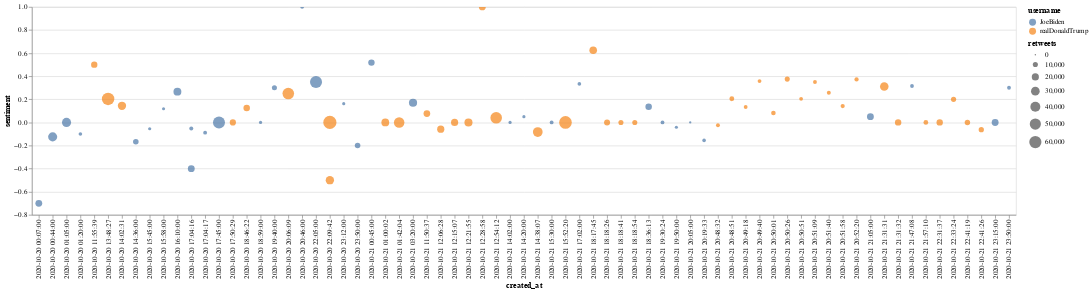

Notebook code for this chart:
### Code cell
chart = alt.Chart(df).mark_circle().encode(
    x='created_at',
    y='sentiment',
    size='retweets',
    color='username',
    tooltip=['tweet_text']
    ).interactive()

chart.properties(
    width=800,
    height=800
)

chart

### Figure 1 — Vega-Lite specification as saved in the notebook (floating-point values rounded to 4 significant figures)
{"config": {"view": {"continuousWidth": 400, "continuousHeight": 300}}, "data": {"name": "data-1b71146db31549cdd15159de4405daa5"}, "mark": "circle", "encoding": {"color": {"type": "nominal", "field": "username"}, "size": {"type": "quantitative", "field": "retweets"}, "tooltip": [{"type": "nominal", "field": "tweet_text"}], "x": {"type": "nominal", "field": "created_at"}, "y": {"type": "quantitative", "field": "sentiment"}}, "selection": {"selector001": {"type": "interval", "bind": "scales", "encodings": ["x", "y"]}}, "$schema": "https://vega.github.io/schema/vega-lite/v4.8.1.json", "datasets": {"data-1b71146db31549cdd15159de4405daa5": [{"_0": 0, "username": "JoeBiden", "tweet_text": "If I’m elected president, I won’t waste a minute getting this virus under control. Here’s how I’ll do it: https://t.co/NoPsQ0FDV8", "retweets": 11899, "location": "Wilmington, DE", "created_at": "2020-10-20 23:50:00", "sentiment": -0.2, "subjectivity": 0.0}, {"_0": 1, "username": "JoeBiden", "tweet_text": "Whether it’s your first time voting or you’re an old pro, voting is better with friends and family. So message a few folks and make your plan to vote together today.\n\nhttps://t.co/uoiVh9ZqzI https://t.co/clVe9wpOMi", "retweets": 3301, "location": "Wilmington, DE", "created_at": "2020-10-20 23:12:00", "sentiment": 0.1625, "subjectivity": 0.2833}, {"_0": 2, "username": "JoeBiden", "tweet_text": "Listening to scientists is not a bad thing.\n\nI can’t believe that has to be said.", "retweets": 58712, "location": "Wilmington, DE", "created_at": "2020-10-20 22:05:00", "sentiment": 0.35, "subjectivity": 0.6667}, {"_0": 3, "username": "JoeBiden", "tweet_text": "America is a nation that values immigrants. It is and has always been one of our greatest strengths.\n\nWe need a president who understands that. https://t.co/fIuNJUrfY3", "retweets": 5014, "location": "Wilmington, DE", "created_at": "2020-10-20 20:46:00", "sentiment": 1.0, "subjectivity": 1.0}, {"_0": 4, "username": "JoeBiden", "tweet_text": "A few weeks ago, I spoke to Mr. Rogers’ wife Joanne when I was in her neighborhood in Pittsburgh. It was a great conversation.\n\nFriendship, empathy, kindness, and compassion — I think we could all learn a thing or two from her and her husband’s example. https://t.co/lRX9jt7FXS", "retweets": 9628, "location": "Wilmington, DE", "created_at": "2020-10-20 19:40:00", "sentiment": 0.3, "subjectivity": 0.425}, {"_0": 5, "username": "JoeBiden", "tweet_text": "Tonight, the Avengers are assembling with real-life superhero @KamalaHarris for a grassroots fundraiser.\n\nTime is running out to join them. Chip in to reserve your spot: https://t.co/kLqUKmDCjK https://t.co/3wL1zcFFd6", "retweets": 3481, "location": "Wilmington, DE", "created_at": "2020-10-20 18:59:00", "sentiment": 0.0, "subjectivity": 0.0}, {"_0": 6, "username": "JoeBiden", "tweet_text": "Two weeks from today, we’re going to beat President Trump.", "retweets": 57919, "location": "Wilmington, DE", "created_at": "2020-10-20 17:45:00", "sentiment": 0.0, "subjectivity": 0.0}, {"_0": 7, "username": "JoeBiden", "tweet_text": "Mr. President, the people are tired. They’re tired of your lies about this virus. They’re tired of watching more Americans die, and more people lose their jobs because you refuse to take this pandemic seriously. https://t.co/pdxdo3FadB", "retweets": 5272, "location": "Wilmington, DE", "created_at": "2020-10-20 17:04:17", "sentiment": -0.08889, "subjectivity": 0.6278}, {"_0": 8, "username": "JoeBiden", "tweet_text": "Waving a white flag and saying, “it is what it is” is unacceptable when thousands are dying each week, when businesses are closing, and when schools remain shuttered. The American people have never backed down from a challenge, but they need a leader to show the way.", "retweets": 5758, "location": "Wilmington, DE", "created_at": "2020-10-20 17:04:16", "sentiment": -0.05185, "subjectivity": 0.0963}, {"_0": 9, "username": "JoeBiden", "tweet_text": "Yesterday, @realDonaldTrump decided to attack Dr. Fauci once again, calling him a ‘disaster’ and public health experts ‘idiots.’ Meanwhile, he still has no plan to beat this virus.", "retweets": 18576, "location": "Wilmington, DE", "created_at": "2020-10-20 17:04:16", "sentiment": -0.4, "subjectivity": 0.4333}, {"_0": 10, "username": "JoeBiden", "tweet_text": "Happy Birthday, @KamalaHarris. Next year, let’s celebrate with some ice cream at the White House. https://t.co/SWhS32AaIE", "retweets": 24499, "location": "Wilmington, DE", "created_at": "2020-10-20 16:10:00", "sentiment": 0.2667, "subjectivity": 0.3333}, {"_0": 11, "username": "JoeBiden", "tweet_text": "If you live in Hawaii, Utah, or Wisconsin, in-person early voting is now underway.\n\nMillions of Americans across the country have already voted. Join them and cast your ballot today. https://t.co/eoxT07uII9", "retweets": 3004, "location": "Wilmington, DE", "created_at": "2020-10-20 15:58:00", "sentiment": 0.1182, "subjectivity": 0.4}, {"_0": 12, "username": "JoeBiden", "tweet_text": "Maryland and New Mexico — if you plan to vote by mail, today is the last day to request your absentee ballot.\n\nHead to https://t.co/eoxT07d7QB before it's too late.", "retweets": 3302, "location": "Wilmington, DE", "created_at": "2020-10-20 15:45:00", "sentiment": -0.05455, "subjectivity": 0.3737}, {"_0": 13, "username": "JoeBiden", "tweet_text": "The simple, sad truth is that this president is not in office to serve the American people. He’s in it to serve himself.\n\n@KamalaHarris and I are in this for you and your families. https://t.co/mV9ONHhn1b", "retweets": 11965, "location": "Wilmington, DE", "created_at": "2020-10-20 14:36:00", "sentiment": -0.1667, "subjectivity": 0.4524}, {"_0": 14, "username": "JoeBiden", "tweet_text": "Pennsylvania — there are just a few hours left to register to vote online. Don’t miss your chance to make your voice heard in this election. Head to https://t.co/U1KkwCfDCV and register before 11:59 PM.", "retweets": 4489, "location": "Wilmington, DE", "created_at": "2020-10-20 01:20:00", "sentiment": -0.1, "subjectivity": 0.05}, {"_0": 15, "username": "JoeBiden", "tweet_text": "For once, Donald Trump is correct: I will listen to scientists. https://t.co/jmxoDn1Ezp", "retweets": 33135, "location": "Wilmington, DE", "created_at": "2020-10-20 01:05:00", "sentiment": 0.0, "subjectivity": 0.0}, {"_0": 16, "username": "JoeBiden", "tweet_text": "I will be a president who pushes towards the future. Not one who clings to the past.", "retweets": 33060, "location": "Wilmington, DE", "created_at": "2020-10-20 00:44:00", "sentiment": -0.125, "subjectivity": 0.1875}, {"_0": 17, "username": "JoeBiden", "tweet_text": ".@realDonaldTrump — if you had listened to the scientists, it wouldn't be this bad. https://t.co/0eNuV4pAMK", "retweets": 18079, "location": "Wilmington, DE", "created_at": "2020-10-20 00:07:00", "sentiment": -0.7, "subjectivity": 0.6667}, {"_0": 0, "username": "realDonaldTrump", "tweet_text": "...Everyone should compare this terrible Electoral Intrusion with the recent interviews of Sleepy Joe Biden!", "retweets": 27593, "location": "Washington, DC", "created_at": "2020-10-20 22:09:42", "sentiment": -0.5, "subjectivity": 0.625}, {"_0": 1, "username": "realDonaldTrump", "tweet_text": "I am pleased to inform you that, for the sake of accuracy in reporting, I am considering posting my interview with Lesley Stahl of 60 Minutes, PRIOR TO AIRTIME! This will be done so that everybody can get a glimpse of what a FAKE and BIASED interview is all about...", "retweets": 69958, "location": "Washington, DC", "created_at": "2020-10-20 22:09:42", "sentiment": 0.0, "subjectivity": 0.6667}, {"_0": 2, "username": "realDonaldTrump", "tweet_text": "Lesley Stahl of 60 Minutes not wearing a mask in the White House after her interview with me. Much more to come. https://t.co/0plZG6a4fH", "retweets": 53883, "location": "Washington, DC", "created_at": "2020-10-20 20:06:09", "sentiment": 0.25, "subjectivity": 0.25}, {"_0": 3, "username": "realDonaldTrump", "tweet_text": "WISCONSIN! Early voting is now underway—let’s #MAGA! https://t.co/gsFSghkmdM", "retweets": 16456, "location": "Washington, DC", "created_at": "2020-10-20 18:46:22", "sentiment": 0.125, "subjectivity": 0.3}, {"_0": 4, "username": "realDonaldTrump", "tweet_text": "https://t.co/gsFSghkmdM", "retweets": 14869, "location": "Washington, DC", "created_at": "2020-10-20 17:50:29", "sentiment": 0.0, "subjectivity": 0.0}, {"_0": 5, "username": "realDonaldTrump", "tweet_text": "“Stock Markets will hit new highs if President Trump wins.  Tremendous growth like never before. If Biden wins, it’s strangulation. Not good.” @SteveKalayjian @Varneyco", "retweets": 27341, "location": "Washington, DC", "created_at": "2020-10-20 14:02:31", "sentiment": 0.1439, "subjectivity": 0.4909}, {"_0": 6, "username": "realDonaldTrump", "tweet_text": "To the great people of New York, California, and Illinois, your states are way too highly taxed, big crime, people fleeing, and just about every other problem you can have. VOTE TRUMP, I will turn them around for you, FAST!", "retweets": 62867, "location": "Washington, DC", "created_at": "2020-10-20 13:48:27", "sentiment": 0.2036, "subjectivity": 0.4699}, {"_0": 7, "username": "realDonaldTrump", "tweet_text": "Will be interviewed on @foxandfriends at 8:00 A.M. Enjoy!", "retweets": 15680, "location": "Washington, DC", "created_at": "2020-10-20 11:55:39", "sentiment": 0.5, "subjectivity": 0.5}, {"_0": 0, "username": "JoeBiden", "tweet_text": "Vote early.\n\nVote by mail.\n\nVote on Election Day.\n\nJust make sure you vote. https://t.co/eoxT07d7QB", "retweets": 5187, "location": "Wilmington, DE", "created_at": "2020-10-21 23:50:00", "sentiment": 0.3, "subjectivity": 0.5944}, {"_0": 1, "username": "JoeBiden", "tweet_text": "President Trump didn't take the necessary precautions to protect himself and others.\n\nHow can we trust him to protect the country?", "retweets": 18703, "location": "Wilmington, DE", "created_at": "2020-10-21 23:15:00", "sentiment": 0.0, "subjectivity": 1.0}, {"_0": 2, "username": "JoeBiden", "tweet_text": "I couldn’t be more excited to have my friend @BarackObama hitting the campaign trail. Tune in for his first drive-in rally live from Philadelphia. https://t.co/NJyChqivOt", "retweets": 5011, "location": "Wilmington, DE", "created_at": "2020-10-21 21:47:08", "sentiment": 0.3153, "subjectivity": 0.5208}, {"_0": 3, "username": "JoeBiden", "tweet_text": "It’s time we replace Secretary Betsy DeVos with an actual public school educator — one who values our public schools and is capable of guiding all of our schools through this pandemic.\n\nVote: https://t.co/eoxT07d7QB https://t.co/CWf3H5BqOH", "retweets": 18311, "location": "Wilmington, DE", "created_at": "2020-10-21 21:05:00", "sentiment": 0.05, "subjectivity": 0.1583}, {"_0": 4, "username": "JoeBiden", "tweet_text": "Tune in as @BarackObama sits down with community leaders in Philadelphia to talk about what’s at stake in this election. https://t.co/Xzmy0Cs3sw", "retweets": 4569, "location": "Wilmington, DE", "created_at": "2020-10-21 20:19:33", "sentiment": -0.1556, "subjectivity": 0.2889}, {"_0": 5, "username": "JoeBiden", "tweet_text": "Hay muchos asuntos que son complicados, pero algunas cosas son visiblemente claras. Las familias deben permanecer unidas. https://t.co/rLC69J5rHI", "retweets": 1391, "location": "Wilmington, DE", "created_at": "2020-10-21 20:05:00", "sentiment": 0.0, "subjectivity": 0.0}, {"_0": 6, "username": "JoeBiden", "tweet_text": "There are many issues that are complicated, but some things are just black and white. Families belong together. https://t.co/TgIkhAMAtZ", "retweets": 3210, "location": "Wilmington, DE", "created_at": "2020-10-21 19:50:00", "sentiment": -0.04167, "subjectivity": 0.4833}, {"_0": 7, "username": "JoeBiden", "tweet_text": "Cada día parece que descubrimos nuevos horrores cometidos por el presidente Trump y su administración. https://t.co/eefL58X7R8", "retweets": 5055, "location": "Wilmington, DE", "created_at": "2020-10-21 19:30:24", "sentiment": 0.0, "subjectivity": 0.0}, {"_0": 8, "username": "JoeBiden", "tweet_text": "Every day it seems we uncover new horrors perpetrated by President Trump and his administration. https://t.co/eefL58X7R8", "retweets": 16480, "location": "Wilmington, DE", "created_at": "2020-10-21 18:36:13", "sentiment": 0.1364, "subjectivity": 0.4545}, {"_0": 9, "username": "JoeBiden", "tweet_text": "The Build Back Better Express Tour was about more than my love for trains — it was about meeting folks along the way and discussing how we can make their lives better.\n\nThey are the backbone of America — and I’ll fight for them every day in the White House. https://t.co/HhJHo35DvD", "retweets": 4712, "location": "Wilmington, DE", "created_at": "2020-10-21 17:02:00", "sentiment": 0.3333, "subjectivity": 0.35}, {"_0": 10, "username": "JoeBiden", "tweet_text": "Justice is on the ballot.\n\nhttps://t.co/eoxT07uII9 https://t.co/0dg9Cg1f2i", "retweets": 5090, "location": "Wilmington, DE", "created_at": "2020-10-21 15:30:00", "sentiment": 0.0, "subjectivity": 0.0}, {"_0": 11, "username": "JoeBiden", "tweet_text": "West Virginia — in-person early voting is now open across the state. \n\nMake a plan to vote at https://t.co/3lR0146LYv.", "retweets": 3299, "location": "Wilmington, DE", "created_at": "2020-10-21 14:20:00", "sentiment": 0.05, "subjectivity": 0.4}, {"_0": 12, "username": "JoeBiden", "tweet_text": "Missouri — today is the last day to request a mail-in ballot.\n\nHead to https://t.co/lDI7PzhWha and request yours today.", "retweets": 3351, "location": "Wilmington, DE", "created_at": "2020-10-21 14:02:00", "sentiment": 0.0, "subjectivity": 0.06667}, {"_0": 13, "username": "JoeBiden", "tweet_text": "It’s time we see each other as fellow Americans who live in — and love — the United States of America. https://t.co/xawem14X61", "retweets": 26548, "location": "Wilmington, DE", "created_at": "2020-10-21 03:20:00", "sentiment": 0.1705, "subjectivity": 0.4917}, {"_0": 14, "username": "JoeBiden", "tweet_text": "I’ve always believed we’re at our best when we’re one America. If we come together, there’s not a single thing we cannot overcome.", "retweets": 16008, "location": "Wilmington, DE", "created_at": "2020-10-21 00:45:00", "sentiment": 0.5179, "subjectivity": 0.2571}, {"_0": 0, "username": "realDonaldTrump", "tweet_text": "Exclusive: Forgotten by Obama-Biden Auto Bailout, Delphi Workers Refuse to Forget What Was Taken from Them (Part One) https://t.co/T8SME62Vb4 via @BreitbartNews Biden was a disaster on this. All talk and no action. Remember and VOTE!", "retweets": 10687, "location": "Washington, DC", "created_at": "2020-10-21 22:41:26", "sentiment": -0.0625, "subjectivity": 0.1}, {"_0": 1, "username": "realDonaldTrump", "tweet_text": "Multiple Pro-Trump Demonstrations Planned in Cincinnati Area https://t.co/jjMeB9Hba0 via @BreitbartNews", "retweets": 11274, "location": "Washington, DC", "created_at": "2020-10-21 22:41:19", "sentiment": 0.0, "subjectivity": 0.0}, {"_0": 2, "username": "realDonaldTrump", "tweet_text": "Pennsylvania Trump Voters Show Passion: ‘He‘s a Man that Wants to Do It All for America‘ https://t.co/1oYXtzAyhT via @BreitbartNews", "retweets": 10132, "location": "Washington, DC", "created_at": "2020-10-21 22:33:24", "sentiment": 0.2, "subjectivity": 0.1}, {"_0": 3, "username": "realDonaldTrump", "tweet_text": "WSJ Editorial Board: Joe Biden Must Answer Questions About Hunter Biden and China https://t.co/pF2M9i9OSu via @BreitbartNews", "retweets": 15765, "location": "Washington, DC", "created_at": "2020-10-21 22:31:37", "sentiment": 0.0, "subjectivity": 0.0}, {"_0": 4, "username": "realDonaldTrump", "tweet_text": "See you soon North Carolina! https://t.co/MWfyg4ux69 https://t.co/hfbrBTgu15", "retweets": 8398, "location": "Washington, DC", "created_at": "2020-10-21 21:57:10", "sentiment": 0.0, "subjectivity": 0.0}, {"_0": 5, "username": "realDonaldTrump", "tweet_text": "....Should take care of our people. It wasn’t their fault that the Plague came in from China!", "retweets": 15708, "location": "Washington, DC", "created_at": "2020-10-21 21:31:32", "sentiment": 0.0, "subjectivity": 0.0}, {"_0": 6, "username": "realDonaldTrump", "tweet_text": "Just don’t see any way Nancy Pelosi and Cryin’ Chuck Schumer will be willing to do what is right for our great American workers, or our wonderful USA itself, on Stimulus. Their primary focus is BAILING OUT poorly run (and high crime) Democrat cities and states....", "retweets": 28952, "location": "Washington, DC", "created_at": "2020-10-21 21:31:31", "sentiment": 0.312, "subjectivity": 0.5845}, {"_0": 7, "username": "realDonaldTrump", "tweet_text": "Michelle Fischbach (@FischbachMN7) is running for Congress in Minnesota. She Strongly Supports our Brave Law Enforcement, the Second Amendment, your Families and our incredible Farmers. Michelle has my Complete and Total Endorsement! #MN07 https://t.co/6FH77P2VEB", "retweets": 6664, "location": "Washington, DC", "created_at": "2020-10-21 20:52:20", "sentiment": 0.3722, "subjectivity": 0.6306}, {"_0": 8, "username": "realDonaldTrump", "tweet_text": ".@JimOberweis will be a terrific Congressman for Illinois! A successful businessman, he will Create Jobs, Lower Taxes, Defend Law &amp; Order, and Protect your Second Amendment from the Radical Left. Jim has my Complete and Total Endorsement! #IL14 https://t.co/lb5qk4KaNF", "retweets": 6404, "location": "Washington, DC", "created_at": "2020-10-21 20:51:58", "sentiment": 0.1417, "subjectivity": 0.5167}, {"_0": 9, "username": "realDonaldTrump", "tweet_text": "Eric Esshaki (@EsshakiCongress) will be a tremendous advocate for Michigan and the first Chaldean in Congress! He will help us Lower your Taxes, Defend your Second Amendment and Deliver Great Healthcare. Eric has my Complete and Total Endorsement! #MI11 https://t.co/nxDv26UfZp", "retweets": 5682, "location": "Washington, DC", "created_at": "2020-10-21 20:51:40", "sentiment": 0.2576, "subjectivity": 0.5389}, {"_0": 10, "username": "realDonaldTrump", "tweet_text": "Paul Junge (@VotePaulJunge) will be a great Congressman for Michigan! He helped Secure our Border in my Administration, and he will help us Lower your Taxes, Create Jobs, and put America First in Congress. Paul has my Complete and Total Endorsement! #MI08 https://t.co/zIk7RiuRq2", "retweets": 5333, "location": "Washington, DC", "created_at": "2020-10-21 20:51:09", "sentiment": 0.35, "subjectivity": 0.5667}, {"_0": 11, "username": "realDonaldTrump", "tweet_text": "Jim Marchant (@VoteJimMarchant) will be an incredible Congressman for Nevada! Unlike his Radical Left opponent, Jim is Strong on Jobs, Law Enforcement, our Military &amp; Vets, and your Second Amendment. Jim has my Complete and Total Endorsement! #NV04 https://t.co/lHudo1M9os", "retweets": 5046, "location": "Washington, DC", "created_at": "2020-10-21 20:50:51", "sentiment": 0.2048, "subjectivity": 0.4119}, {"_0": 12, "username": "realDonaldTrump", "tweet_text": ".@DanRodimer will be an incredible Congressman for Nevada! A former professional wrestler, he will fight for Lower Taxes, Better Education and More Jobs, and he will always support our Brave Law Enforcement. Dan has my Complete and Total Endorsement! #NV03 https://t.co/peXI1NhGXe", "retweets": 9766, "location": "Washington, DC", "created_at": "2020-10-21 20:50:26", "sentiment": 0.375, "subjectivity": 0.5188}, {"_0": 13, "username": "realDonaldTrump", "tweet_text": "Congresswoman @EliseStefanik is doing a terrific job for New York! She fiercely defends us and exposes the Radical Left's lies! Strong on our Second Amendment, Vets, Military and New York Law Enforcement, Elise has my Complete and Total Endorsement! #NY21 https://t.co/T7gzh5PjVn", "retweets": 7764, "location": "Washington, DC", "created_at": "2020-10-21 20:50:01", "sentiment": 0.08224, "subjectivity": 0.4325}, {"_0": 14, "username": "realDonaldTrump", "tweet_text": "Congressman @BryanSteil is doing a great job for the people of Wisconsin! He fights hard for Wisconsin’s Incredible Workers, our Brave Law Enforcement, and your Second Amendment. Bryan has my Complete and Total Endorsement! #WI01 https://t.co/msoCDgO7iX", "retweets": 5048, "location": "Washington, DC", "created_at": "2020-10-21 20:49:40", "sentiment": 0.3583, "subjectivity": 0.6202}, {"_0": 15, "username": "realDonaldTrump", "tweet_text": "Congressman Darin LaHood (@ElectLaHood) is a fighter for Illinois! A strong supporter of our #MAGA agenda, he is helping us Drain the Swamp, Deliver for our Farmers, and Defend your Second Amendment. Darin has my Complete and Total Endorsement! #IL18 https://t.co/IDHISoPgSX", "retweets": 5164, "location": "Washington, DC", "created_at": "2020-10-21 20:49:18", "sentiment": 0.1333, "subjectivity": 0.4708}, {"_0": 16, "username": "realDonaldTrump", "tweet_text": "Congressman Ken Buck (@BuckForColorado) is a champion for the incredible People of Colorado! He is Strong on Law &amp; Order, Low Taxes, Border Security, our Military &amp; Vets, and he will always defend your Second Amendment. Ken has my Complete and Total Endorsement! #CO04", "retweets": 8818, "location": "Washington, DC", "created_at": "2020-10-21 20:48:51", "sentiment": 0.2048, "subjectivity": 0.4548}, {"_0": 17, "username": "realDonaldTrump", "tweet_text": "Senator @CindyHydeSmith delivers for Mississippi! She helped us Cut your Taxes, Secure our Border, and Defend the Second Amendment. Cindy's opponent, Mike Espy, is a Corrupt Politician who will Raise your Taxes and Open your Borders! Vote for Cindy! #MSSEN https://t.co/8YzRzj3ngC", "retweets": 5457, "location": "Washington, DC", "created_at": "2020-10-21 20:48:32", "sentiment": -0.025, "subjectivity": 0.525}, {"_0": 18, "username": "realDonaldTrump", "tweet_text": "https://t.co/BvAeiZryqU", "retweets": 9729, "location": "Washington, DC", "created_at": "2020-10-21 18:18:54", "sentiment": 0.0, "subjectivity": 0.0}, {"_0": 19, "username": "realDonaldTrump", "tweet_text": "https://t.co/GCqnxrGxlh", "retweets": 9711, "location": "Washington, DC", "created_at": "2020-10-21 18:18:41", "sentiment": 0.0, "subjectivity": 0.0}, {"_0": 20, "username": "realDonaldTrump", "tweet_text": "https://t.co/whEB2U37MI", "retweets": 13934, "location": "Washington, DC", "created_at": "2020-10-21 18:18:26", "sentiment": 0.0, "subjectivity": 0.0}, {"_0": 21, "username": "realDonaldTrump", "tweet_text": "Kayleigh McEnany presenting Lesley Stahl (@60Minutes) with some of the many things we’ve done for Healthcare. Lesley had no idea! https://t.co/8bfIxkFiXt", "retweets": 22641, "location": "Washington, DC", "created_at": "2020-10-21 18:17:45", "sentiment": 0.625, "subjectivity": 0.5}, {"_0": 22, "username": "realDonaldTrump", "tweet_text": "https://t.co/MO0tx94Ykn", "retweets": 64144, "location": "Washington, DC", "created_at": "2020-10-21 15:52:20", "sentiment": 0.0, "subjectivity": 0.0}, {"_0": 23, "username": "realDonaldTrump", "tweet_text": "Your 401k’s will crash with Biden. Massive Biden Tax and Regulation increases will destroy all that you have built! Additionally, 180 Million People will lose their Private Healthcare Plans.", "retweets": 37659, "location": "Washington, DC", "created_at": "2020-10-21 14:38:07", "sentiment": -0.08333, "subjectivity": 0.4583}, {"_0": 24, "username": "realDonaldTrump", "tweet_text": "Remember, BIDEN is going to raise your taxes at a level never seen before. This will not only be very costly for you, it will destroy our economy, which is coming back very rapidly.", "retweets": 53787, "location": "Washington, DC", "created_at": "2020-10-21 12:54:12", "sentiment": 0.04, "subjectivity": 0.32}, {"_0": 25, "username": "realDonaldTrump", "tweet_text": "Great interview Eric! https://t.co/MRxG49YT8Q", "retweets": 18408, "location": "Washington, DC", "created_at": "2020-10-21 12:28:58", "sentiment": 1.0, "subjectivity": 0.75}, {"_0": 26, "username": "realDonaldTrump", "tweet_text": "Happening all over USA. No wonder California is never in play for Republicans. Rigged Election! https://t.co/aBFIEYy0Kn", "retweets": 25756, "location": "Washington, DC", "created_at": "2020-10-21 12:21:55", "sentiment": 0.0, "subjectivity": 0.0}, {"_0": 27, "username": "realDonaldTrump", "tweet_text": "Vote Trump to save your Second Amendment, Virginia! https://t.co/IQkCo67DXH", "retweets": 20091, "location": "Washington, DC", "created_at": "2020-10-21 12:15:07", "sentiment": 0.0, "subjectivity": 0.0}, {"_0": 28, "username": "realDonaldTrump", "tweet_text": "WSJ Editorial Board: Joe Biden Must Answer Questions About Hunter Biden and China https://t.co/pF2M9i9OSu via @BreitbartNews Joe Biden is a totally corrupt politician, and got caught. At least now he won’t be able to raise your Taxes - Biggest increase in U.S. history!", "retweets": 20433, "location": "Washington, DC", "created_at": "2020-10-21 12:06:28", "sentiment": -0.05833, "subjectivity": 0.675}, {"_0": 29, "username": "realDonaldTrump", "tweet_text": "Biden Sought ‘Grand Bargain’ to Reduce Deficit Through Cuts to Social Security https://t.co/lpy2GGf8Sv via @BreitbartNews Joe Biden pushed hard to CUT YOUR SOCIAL SECURITY. If elected, he will do it again. I won’t, never!!!", "retweets": 17453, "location": "Washington, DC", "created_at": "2020-10-21 11:50:37", "sentiment": 0.07669, "subjectivity": 0.4188}, {"_0": 30, "username": "realDonaldTrump", "tweet_text": "https://t.co/UBqPJTpGH1", "retweets": 44118, "location": "Washington, DC", "created_at": "2020-10-21 01:42:04", "sentiment": 0.0, "subjectivity": 0.0}, {"_0": 31, "username": "realDonaldTrump", "tweet_text": "THANK YOU PENNSYLVANIA!\nhttps://t.co/OirJvLcxBu", "retweets": 24168, "location": "Washington, DC", "created_at": "2020-10-21 01:00:02", "sentiment": 0.0, "subjectivity": 0.0}]}}
